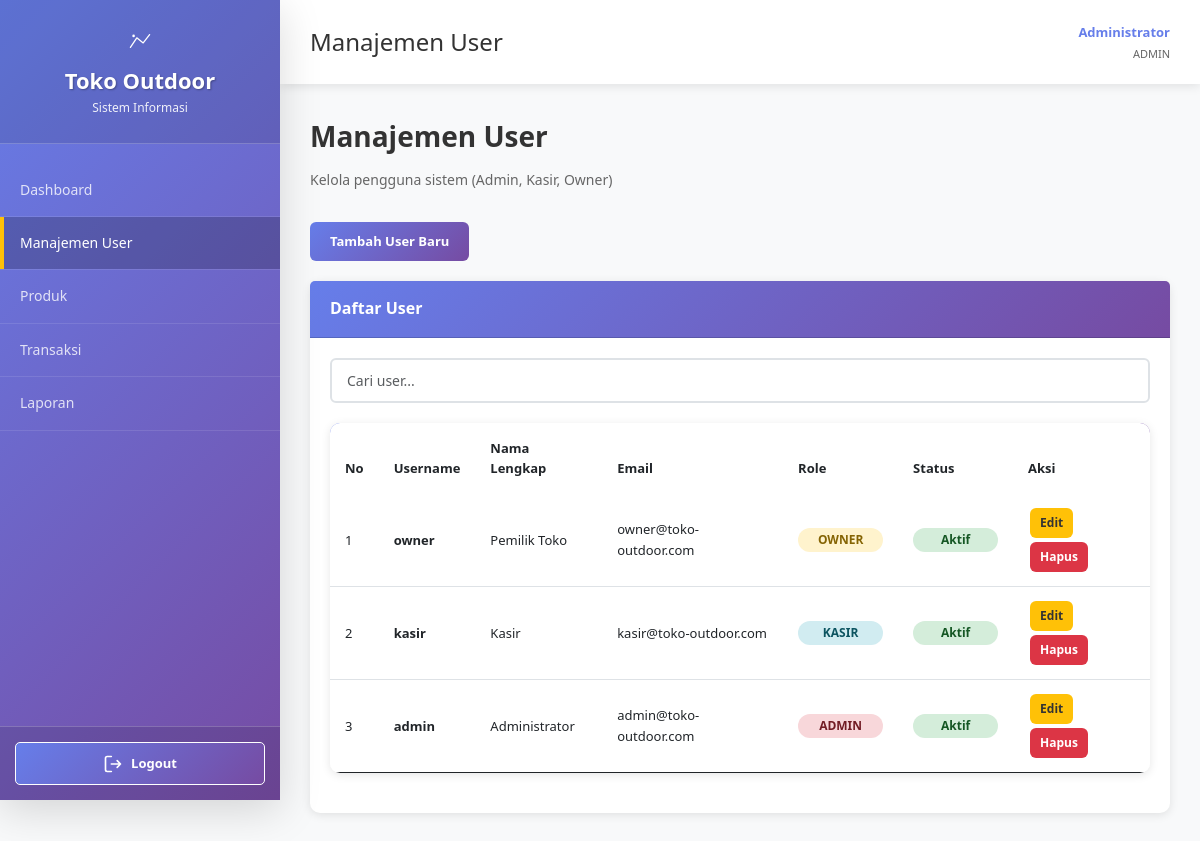
Screenshot of /Views/user_management.php (signed in) with the database file from the repository.
### tables this page shows
CREATE TABLE IF NOT EXISTS user (
    id_user INT AUTO_INCREMENT PRIMARY KEY,
    username VARCHAR(50) UNIQUE NOT NULL,
    password VARCHAR(255) NOT NULL,
    role ENUM('admin', 'kasir', 'owner') NOT NULL DEFAULT 'kasir',
    nama_lengkap VARCHAR(100) NOT NULL,
    email VARCHAR(100),
    phone VARCHAR(15),
    created_at TIMESTAMP DEFAULT CURRENT_TIMESTAMP,
    updated_at TIMESTAMP DEFAULT CURRENT_TIMESTAMP ON UPDATE CURRENT_TIMESTAMP,
    status ENUM('aktif', 'nonaktif') DEFAULT 'aktif'
);

### Config/koneksi.php (called while the page is built, shortened)
<?php
function fetch_all($conn, $query) {
    $result = mysqli_query($conn, $query);
    $data = array();
    while ($row = mysqli_fetch_assoc($result)) {
        $data[] = $row;
    }
    return $data;
}
?>

### Views/user_management.php (the view, shortened to what this page needs)
<?php
require_once '../Config/koneksi.php';
$nama_lengkap = $_SESSION['nama_lengkap'];
    $users = fetch_all($conn, "SELECT * FROM user ORDER BY id_user DESC");
    ?>
<!DOCTYPE html>
<html lang="id">
<head>
    <link href="https://cdn.jsdelivr.net/npm/bootstrap@5.3.0/dist/css/bootstrap.min.css" rel="stylesheet">
    <link rel="stylesheet" href="../Public/css/style.css">
</head>
<body>
        <div class="sidebar">
            <div class="sidebar-header">
                <svg width="32" height="32" viewBox="0 0 50 50" fill="none" xmlns="http://www.w3.org/2000/svg" style="margin-bottom: 10px;">
                    <path d="M10 35L20 20L30 28L40 15" stroke="white" stroke-width="2" stroke-linecap="round" stroke-linejoin="round"/>
                    <circle cx="15" cy="17" r="2" fill="white"/>
                </svg>
                <h2>Toko Outdoor</h2>
                <p>Sistem Informasi</p>
            </div>
            <ul class="sidebar-menu">
                <li><a href="../dashboard.php">Dashboard</a></li>
                <li><a href="user_management.php" class="active">Manajemen User</a></li>
                <li><a href="produk_management.php">Produk</a></li>
                <li><a href="transaksi_management.php">Transaksi</a></li>
                <li><a href="laporan.php">Laporan</a></li>
            </ul>
            <div class="sidebar-footer">
                <button onclick="logout()" title="Logout" class="btn-logout">
                    Logout
                </button>
            </div>
        </div>
        <main>
            <div class="header">
                <h1>Manajemen User</h1>
                <div class="header-user">
                    <div class="user-info">
                        <p class="user-name"><?php echo htmlspecialchars($nama_lengkap); ?></p>
                        <p class="user-role">ADMIN</p>
                    </div>
                </div>
            </div>
            <div class="content">
                <div class="page-title">Manajemen User</div>
                <p class="page-subtitle">Kelola pengguna sistem (Admin, Kasir, Owner)</p>
                <div style="margin-bottom: 20px;">
                    <button type="button" class="btn btn-primary" onclick="openAddUserModal()">
                        Tambah User Baru
                    </button>
                </div>
                <div class="card">
                    <div class="card-header">Daftar User</div>
                    <div class="card-body">
                        <div class="form-group">
                            <input type="text" id="searchInput" class="form-control" placeholder="Cari user..." onkeyup="filterTable('searchInput', 'userTable')">
                        </div>
                        <?php if (count($users) > 0): ?>
                            <div class="table-responsive">
                                <table class="table" id="userTable">
                                    <thead>
                                        <tr>
                                            <th style="cursor: pointer;" onclick="sortTable('userTable', 0)">No</th>
                                            <th style="cursor: pointer;" onclick="sortTable('userTable', 1)">Username</th>
                                            <th>Nama Lengkap</th>
                                            <th>Email</th>
                                            <th>Role</th>
                                            <th>Status</th>
                                            <th>Aksi</th>
                                        </tr>
                                    </thead>
                                    <tbody>
                                        <?php foreach ($users as $index => $user): ?>
                                            <tr>
                                                <td><?php echo $index + 1; ?></td>
                                                <td><strong><?php echo htmlspecialchars($user['username']); ?></strong></td>
                                                <td><?php echo htmlspecialchars($user['nama_lengkap']); ?></td>
                                                <td><?php echo htmlspecialchars($user['email']); ?></td>
                                                <td>
                                                    <span class="badge <?php echo getBadgeClass($user['role']); ?>">
                                                        <?php echo strtoupper($user['role']); ?>
                                                    </span>
                                                </td>
                                                <td>
                                                    <span class="badge <?php echo $user['status'] === 'aktif' ? 'badge-success' : 'badge-danger'; ?>">
                                                        <?php echo ucfirst($user['status']); ?>
                                                    </span>
                                                </td>
                                                <td>
                                                    <button class="btn btn-warning btn-action" onclick="openEditUserModal(<?php echo $user['id_user']; ?>, '<?php echo htmlspecialchars($user['username'], ENT_QUOTES); ?>', '<?php echo htmlspecialchars($user['nama_lengkap'], ENT_QUOTES); ?>', '<?php echo htmlspecialchars($user['email'], ENT_QUOTES); ?>', '<?php echo htmlspecialchars($user['phone'], ENT_QUOTES); ?>', '<?php echo $user['role']; ?>', '<?php echo $user['status']; ?>')">Edit</button>
                                                    <button class="btn btn-danger btn-action" onclick="deleteUser(<?php echo $user['id_user']; ?>)">Hapus</button>
                                                </td>
                                            </tr>
                                        <?php endforeach; ?>
                                    </tbody>
                                </table>
                            </div>
                        <?php else: ?>
                            <div class="no-data">
                                <p>📭 Belum ada user yang terdaftar</p>
                            </div>
                        <?php endif; ?>
                    </div>
                </div>
            </div>
        </main>
    <?php
    function getBadgeClass($role) {
        switch ($role) {
            case 'admin':
                return 'badge-danger';
            case 'kasir':
                return 'badge-info';
            case 'owner':
                return 'badge-warning';
        }
    }
    ?>
</body>
</html>

### rows the page displays
user: username "owner", nama_lengkap "Pemilik Toko", email "owner@toko-outdoor.com", role "OWNER", status "Aktif"
user: username "kasir", nama_lengkap "Kasir", email "kasir@toko-outdoor.com", role "KASIR", status "Aktif"
user: username "admin", nama_lengkap "Administrator", email "admin@toko-outdoor.com", role "ADMIN", status "Aktif"

### other values shown
$nama_lengkap "Administrator"
